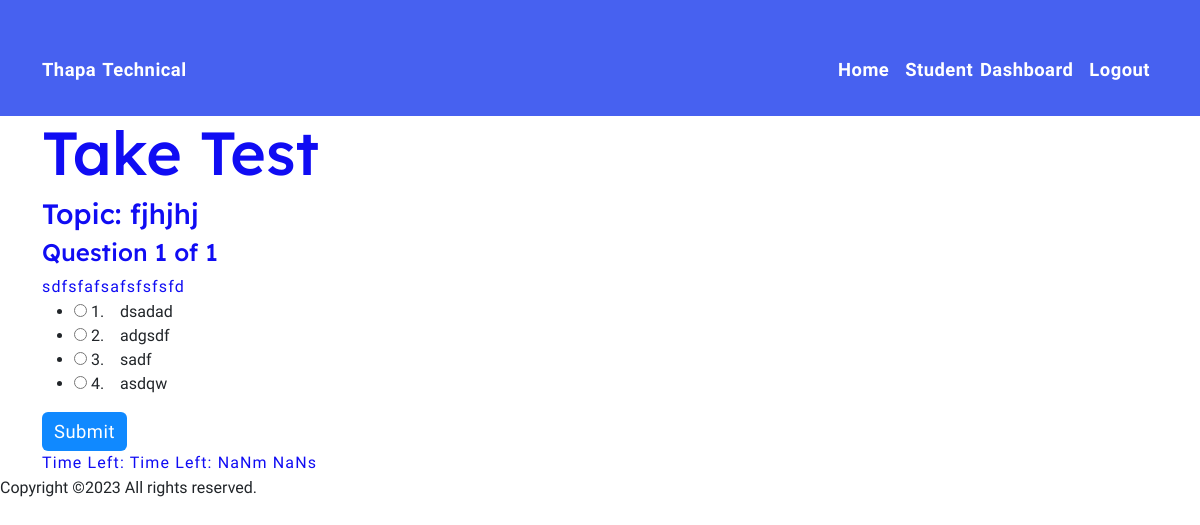
Page /test/1/ (signed in) on the committed database.
### mocktest/models.py (models this page shows, shortened)
class Slesson(models.Model):
    slesson = models.CharField(max_length=124)
    sclass = models.ForeignKey(Sclass, on_delete=models.CASCADE, default=None)
    subject = models.ForeignKey(Subject, on_delete=models.CASCADE, default=None)
    chapter = models.ForeignKey(Chapter, on_delete=models.CASCADE, default=None)

class Question(models.Model):
    slesson = models.ForeignKey(Slesson, on_delete=models.CASCADE, null=True)
    question = models.CharField(max_length=200, null=True)
    option1 = models.CharField(max_length=30, null=True)
    option2 = models.CharField(max_length=30, null=True)
    option3 = models.CharField(max_length=30, null=True)
    option4 = models.CharField(max_length=30, null=True)
    answer = models.CharField(max_length=30, null=True)

### mocktest/views.py (the view, shortened to what this page needs)
# urls.py: path('test/<int:slesson_id>/', views.take_test, name='take_test'),
@login_required
def take_test(request, slesson_id):
    slesson = get_object_or_404(Slesson, pk=slesson_id)
    current_time = timezone.now()
    questions = slesson.question_set.all()
    user = request.user
    question_count = len(questions)
    user_details = UserDetail.objects.filter(user=user)
    if not user_details.exists():
        return redirect('mocktest:user_details', user_id=user.id)
    context = {
        'slesson': slesson,
        'question': questions[0],
        'question_index': 0,
        'question_count': question_count,
        'current_time': current_time,
    }
    user_details = UserDetail.objects.filter(user=user)
    if user_details.exists():
        user_detail = user_details.first()
        test_results = TestResult.objects.filter(bhu=user_detail, slesson=slesson)
    return render(request, 'mocktest/take_test.html', context)

### mocktest/templates/mocktest/take_test.html (shortened to what this page needs)
{% extends 'base.html' %}
{% block content %}
    <h1>Take Test</h1>
    <h3>Topic: {{ slesson.slesson }}</h3>
    <form id="test-form" method="post" action="{% url 'mocktest:take_test' slesson_id=slesson.id %}">
      <h4>Question {{ question_index|add:1 }} of {{ question_count }}</h4>
      <p>{{ question.question }}</p>
      <ul>
        <li>
          <input type="radio" id="option1_{{ question.id }}" name="question_{{ question.id }}" value="{{ question.option1 }}">
          <label class="form-group" for="option1_{{ question.id }}">1. &nbsp; &nbsp;{{ question.option1 }}</label>
        </li>
        <li>
          <input type="radio" id="option2_{{ question.id }}" name="question_{{ question.id }}" value="{{ question.option2 }}">
          <label class="form-group" for="option2_{{ question.id }}">2. &nbsp; &nbsp;{{ question.option2 }}</label>
        </li>
        <li>
          <input type="radio" id="option3_{{ question.id }}" name="question_{{ question.id }}" value="{{ question.option3 }}">
          <label class="form-group" for="option3_{{ question.id }}">3. &nbsp; &nbsp;{{ question.option3 }}</label>
        </li>
        <li>
          <input type="radio" id="option4_{{ question.id }}" name="question_{{ question.id }}" value="{{ question.option4 }}">
          <label class="form-group" for="option4_{{ question.id }}">4. &nbsp; &nbsp;{{ question.option4 }}</label>
        </li>
      </ul>
      {% if question_index|add:1 < question_count %}
        <button class="btn btn-primary" type="submit">Next</button>
      {% else %}
        <button class="btn btn-primary" type="submit">Submit</button>
      {% endif %}
    </form>
    <p id="end-timer">Time Left: <span id="end-timer-value"></span></p>
{% endblock %}

### static/css/style.css (style rules this page uses)
* { margin: 0; padding: 0; box-sizing: border-box; font-family: "Urbanist", sans-serif; }
:root { --bs-dark-color: rgb(16, 12, 243); --bs-dark-primary:#4761f0; --bs-main-color:#fff; --bs-primary-color:#c6c6c6; --secondary-color: #29a9fd; --bs-supporting-color: #C850C0; }
h1, h2,h3,h4,h5 { font-family: 'Lexend Deca', sans-serif; color: var( --bs-dark-color); }
h1 { font-size: 3.8rem; }
p { margin: 0; font-weight: 400; font-size: 1rem; color: var( --bs-dark-color); letter-spacing: 0.07rem; line-height: 1.55rem; font-synthesis: none; text-rendering: optimizeLegibility; }
.btn-primary { background: #1089ff; border: none; outline: none; }
button, a { font-size: 1.15rem!important; letter-spacing: 0.03rem; word-spacing: .1rem; }

### rows in the picture
Slesson: slesson "fjhjhj"
Question: question "sdfsfafsafsfsfsfd", option1 "dsadad", option2 "adgsdf", option3 "sadf", option4 "asdqw"

### other values in the picture
{{ question_index|add:1 }} "1"
{{ question_count }} "1"
